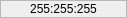
<?xml version="1.0" encoding="UTF-8"?>
<ui version="4.0">
 <class>colorPicker</class>
 <widget class="QWidget" name="colorPicker">
  <property name="geometry">
   <rect>
    <x>0</x>
    <y>0</y>
    <width>127</width>
    <height>18</height>
   </rect>
  </property>
  <property name="windowTitle">
   <string>Form</string>
  </property>
  <layout class="QVBoxLayout" name="verticalLayout">
   <property name="spacing">
    <number>0</number>
   </property>
   <property name="margin">
    <number>0</number>
   </property>
   <item>
    <widget class="QLabel" name="label">
     <property name="frameShape">
      <enum>QFrame::StyledPanel</enum>
     </property>
     <property name="text">
      <string>255:255:255</string>
     </property>
     <property name="alignment">
      <set>Qt::AlignCenter</set>
     </property>
    </widget>
   </item>
  </layout>
 </widget>
 <resources/>
 <connections/>
</ui>
